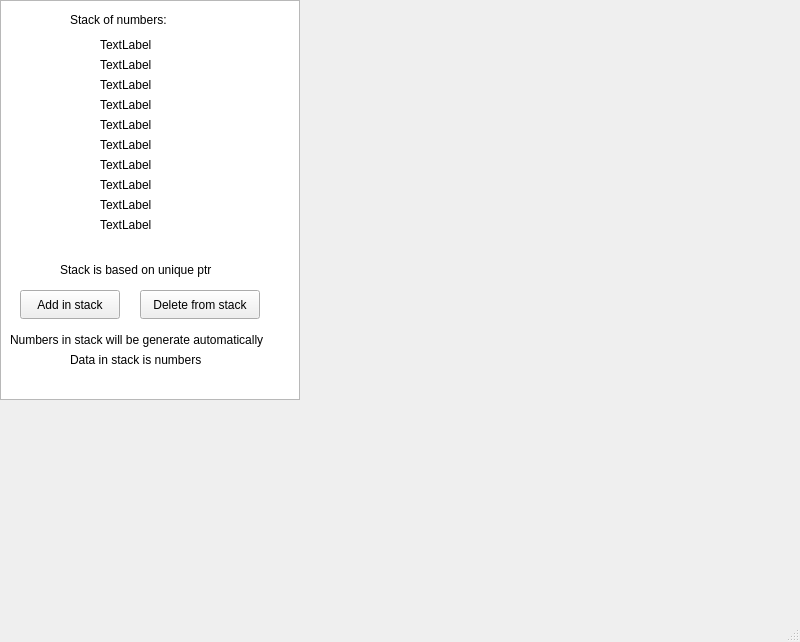
<?xml version="1.0" encoding="UTF-8"?>
<ui version="4.0">
 <class>MainWindow</class>
 <widget class="QMainWindow" name="MainWindow">
  <property name="geometry">
   <rect>
    <x>0</x>
    <y>0</y>
    <width>800</width>
    <height>642</height>
   </rect>
  </property>
  <property name="windowTitle">
   <string>Stack</string>
  </property>
  <widget class="QWidget" name="centralwidget">
   <widget class="QGraphicsView" name="graphicsView">
    <property name="geometry">
     <rect>
      <x>0</x>
      <y>0</y>
      <width>300</width>
      <height>400</height>
     </rect>
    </property>
   </widget>
   <widget class="QLabel" name="label_0">
    <property name="geometry">
     <rect>
      <x>100</x>
      <y>210</y>
      <width>65</width>
      <height>30</height>
     </rect>
    </property>
    <property name="text">
     <string>TextLabel</string>
    </property>
   </widget>
   <widget class="QLabel" name="label_1">
    <property name="geometry">
     <rect>
      <x>100</x>
      <y>190</y>
      <width>65</width>
      <height>30</height>
     </rect>
    </property>
    <property name="text">
     <string>TextLabel</string>
    </property>
   </widget>
   <widget class="QLabel" name="label_2">
    <property name="geometry">
     <rect>
      <x>100</x>
      <y>170</y>
      <width>65</width>
      <height>30</height>
     </rect>
    </property>
    <property name="text">
     <string>TextLabel</string>
    </property>
   </widget>
   <widget class="QLabel" name="label_3">
    <property name="geometry">
     <rect>
      <x>100</x>
      <y>150</y>
      <width>65</width>
      <height>30</height>
     </rect>
    </property>
    <property name="text">
     <string>TextLabel</string>
    </property>
   </widget>
   <widget class="QLabel" name="label_4">
    <property name="geometry">
     <rect>
      <x>100</x>
      <y>130</y>
      <width>65</width>
      <height>30</height>
     </rect>
    </property>
    <property name="text">
     <string>TextLabel</string>
    </property>
   </widget>
   <widget class="QLabel" name="label_5">
    <property name="geometry">
     <rect>
      <x>100</x>
      <y>110</y>
      <width>65</width>
      <height>30</height>
     </rect>
    </property>
    <property name="text">
     <string>TextLabel</string>
    </property>
   </widget>
   <widget class="QLabel" name="label_6">
    <property name="geometry">
     <rect>
      <x>100</x>
      <y>90</y>
      <width>65</width>
      <height>30</height>
     </rect>
    </property>
    <property name="text">
     <string>TextLabel</string>
    </property>
   </widget>
   <widget class="QLabel" name="label_7">
    <property name="geometry">
     <rect>
      <x>100</x>
      <y>70</y>
      <width>65</width>
      <height>30</height>
     </rect>
    </property>
    <property name="text">
     <string>TextLabel</string>
    </property>
   </widget>
   <widget class="QLabel" name="label_8">
    <property name="geometry">
     <rect>
      <x>100</x>
      <y>50</y>
      <width>65</width>
      <height>30</height>
     </rect>
    </property>
    <property name="text">
     <string>TextLabel</string>
    </property>
   </widget>
   <widget class="QLabel" name="label_9">
    <property name="geometry">
     <rect>
      <x>100</x>
      <y>30</y>
      <width>65</width>
      <height>30</height>
     </rect>
    </property>
    <property name="text">
     <string>TextLabel</string>
    </property>
   </widget>
   <widget class="QPushButton" name="add_Button">
    <property name="geometry">
     <rect>
      <x>20</x>
      <y>290</y>
      <width>100</width>
      <height>29</height>
     </rect>
    </property>
    <property name="text">
     <string>Add in stack</string>
    </property>
   </widget>
   <widget class="QPushButton" name="delete_Button">
    <property name="geometry">
     <rect>
      <x>140</x>
      <y>290</y>
      <width>120</width>
      <height>29</height>
     </rect>
    </property>
    <property name="text">
     <string>Delete from stack</string>
    </property>
   </widget>
   <widget class="QLabel" name="label">
    <property name="geometry">
     <rect>
      <x>70</x>
      <y>10</y>
      <width>121</width>
      <height>20</height>
     </rect>
    </property>
    <property name="text">
     <string>Stack of numbers:</string>
    </property>
   </widget>
   <widget class="QLabel" name="label_10">
    <property name="geometry">
     <rect>
      <x>10</x>
      <y>330</y>
      <width>331</width>
      <height>20</height>
     </rect>
    </property>
    <property name="text">
     <string>Numbers in stack will be generate automatically</string>
    </property>
   </widget>
   <widget class="QLabel" name="label_11">
    <property name="geometry">
     <rect>
      <x>70</x>
      <y>350</y>
      <width>171</width>
      <height>20</height>
     </rect>
    </property>
    <property name="text">
     <string>Data in stack is numbers</string>
    </property>
   </widget>
   <widget class="QLabel" name="label_12">
    <property name="geometry">
     <rect>
      <x>60</x>
      <y>260</y>
      <width>201</width>
      <height>20</height>
     </rect>
    </property>
    <property name="text">
     <string>Stack is based on unique ptr</string>
    </property>
   </widget>
  </widget>
  <widget class="QMenuBar" name="menubar">
   <property name="geometry">
    <rect>
     <x>0</x>
     <y>0</y>
     <width>800</width>
     <height>25</height>
    </rect>
   </property>
  </widget>
  <widget class="QStatusBar" name="statusbar"/>
 </widget>
 <resources/>
 <connections/>
</ui>
